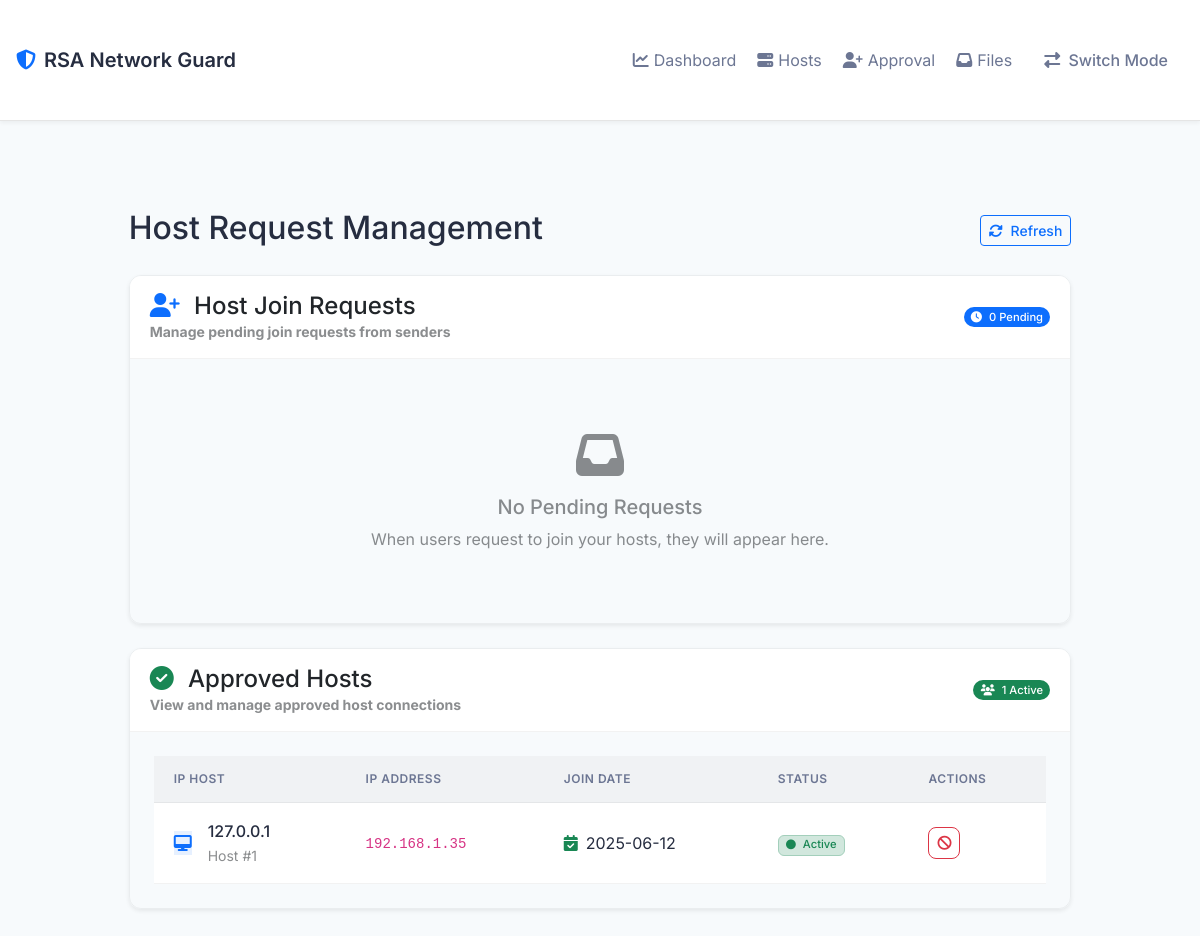
Page /receiver_host/approval on the earlier database version.
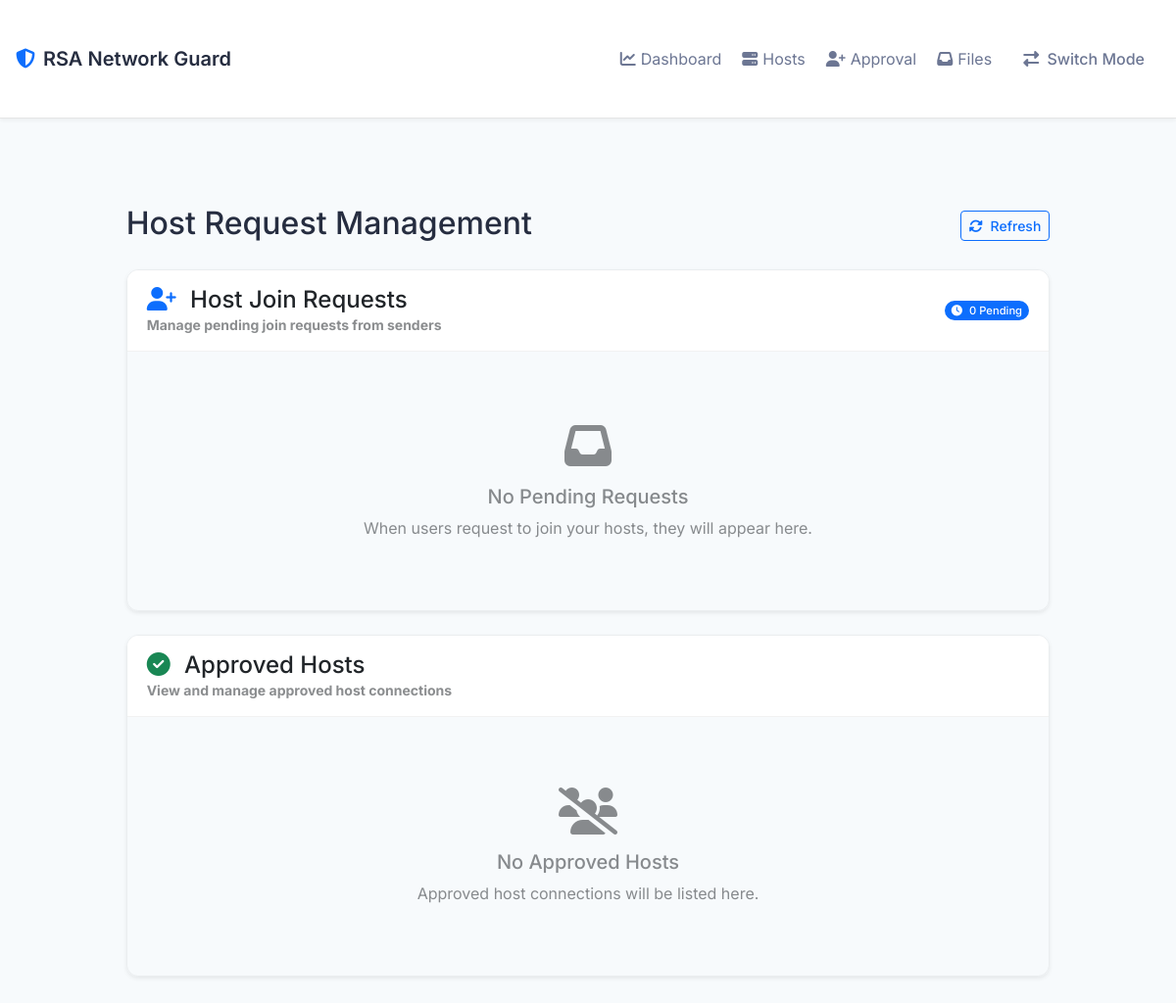
Same page on the later database version.
### models.py (models this page shows)
class HostJoinRequest(db.Model):
    id = db.Column(db.Integer, primary_key=True)
    host_id = db.Column(db.Integer, db.ForeignKey('host.id'), nullable=False)
    host_name = db.Column(db.String(100), nullable=False)
    sender_ip = db.Column(db.String(45), nullable=False)
    host_owner_ip = db.Column(db.String(45), nullable=False)
    message = db.Column(db.String(255))
    response_message = db.Column(db.String(255))
    status = db.Column(db.String(20), default='pending')
    created_at = db.Column(db.DateTime, nullable=False, default=datetime.utcnow)
    approved_at = db.Column(db.DateTime)
    rejected_at = db.Column(db.DateTime)
    revoked_at = db.Column(db.DateTime)
    host = db.relationship('Host', backref=db.backref('join_requests', lazy=True))

### routes.py (the view)
@app.route('/receiver_host/approval')
def receiver_host_approval():
    client_ip = get_client_ip()
    pending_requests = HostJoinRequest.query.filter_by(
        host_owner_ip=client_ip,
        status='pending'
    ).order_by(HostJoinRequest.created_at.desc()).all()
    approved_hosts = HostJoinRequest.query.filter_by(
        host_owner_ip=client_ip,
        status='approved'
    ).order_by(HostJoinRequest.approved_at.desc()).all()
    now = datetime.now()
    return render_template('host_approval.html',
                         pending_requests=pending_requests,
                         approved_hosts=approved_hosts,
                         now=now)

### routes.py (called while the page is built)
def get_client_ip():
    ip = None
    if request.headers.get('X-Forwarded-For'):
        ip = request.headers.get('X-Forwarded-For').split(',')[0].strip()
    elif request.headers.get('X-Real-IP'):
        ip = request.headers.get('X-Real-IP')
    else:
        ip = request.remote_addr
    try:
        return ipaddress.ip_address(ip).exploded
    except ValueError:
        return None

### templates/host_approval.html (shortened to what the changed rows need)
{% extends "base.html" %}
{% block content %}
<div class="container">
    <div class="row justify-content-center">
        <div class="col-lg-10">
            <div class="page-header mb-4">
                <div class="d-flex justify-content-between align-items-center">
                    <div>
                        <h2 class="mb-1">Host Request Management</h2>
                    </div>
                </div>
            </div>
            <div class="card shadow-sm">
                <div class="card-header bg-white py-3">
                    <div class="d-flex justify-content-between align-items-center">
                        <div>
                            <h4 class="mb-0">
                            </h4>
                            <p class="text-muted mb-0 small">View and manage approved host connections</p>
                        </div>
                        {% if approved_hosts %}
                        <span class="badge bg-success rounded-pill">
                            <i class="fas fa-users me-1"></i>
                            {{ approved_hosts|length }} Active
                        </span>
                        {% endif %}
                    </div>
                </div>
                <div class="card-body pending-requests">
                    {% if approved_hosts %}
                    <div class="table-responsive">
                        <table class="table table-hover align-middle">
                            <thead class="table-light">
                                <tr>
                                    <th>IP Host</th>
                                    <th>IP Address</th>
                                    <th>Join Date</th>
                                    <th>Status</th>
                                    <th>Actions</th>
                                </tr>
                            </thead>
                            <tbody>
                                {% for host in approved_hosts %}
                                <tr>
                                    <td>
                                        <div class="d-flex align-items-center">
                                            <div class="me-3">
                                                <div class="avatar-circle bg-primary bg-opacity-10 text-primary">
                                                    <i class="fas fa-desktop"></i>
                                                </div>
                                            </div>
                                            <div>
                                                <div class="fw-medium">{{ host.host_owner_ip }}</div>
                                                <small class="text-muted">Host #{{ host.id }}</small>
                                            </div>
                                        </div>
                                    </td>
                                    <td><code>{{ host.sender_ip }}</code></td>
                                    <td>
                                        <div class="d-flex align-items-center">
                                            <i class="fas fa-calendar-check me-2 text-success"></i>
                                            {{ host.approved_at.strftime('%Y-%m-%d') }}
                                        </div>
                                    </td>
                                    <td>
                                        <span class="badge bg-success-subtle text-success border border-success-subtle">
                                            <i class="fas fa-circle me-1 small"></i>
                                            Active
                                        </span>
                                    </td>
                                    <td>
                                        <form action="{{ url_for('revoke_host_access', host_id=host.id) }}" method="POST" class="d-inline">
                                            <button type="submit" class="btn btn-outline-danger btn-sm"
                                                    onclick="return confirm('Are you sure you want to revoke access for this host?')">
                                                <i class="fas fa-ban"></i>
                                            </button>
                                        </form>
                                    </td>
                                </tr>
                                {% endfor %}
                            </tbody>
                        </table>
                    </div>
                    {% else %}
                    <div class="text-center py-5">
                        <div class="mb-3">
                            <i class="fas fa-users-slash fa-3x text-muted"></i>
                        </div>
                        <h5 class="text-muted">No Approved Hosts</h5>
                        <p class="text-muted mb-0">Approved host connections will be listed here.</p>
                    </div>
                    {% endif %}
                </div>
            </div>
        </div>
    </div>
</div>
{% endblock %}

Differences in the rows shown:
no longer on this page (row edited): HostJoinRequest: host_owner_ip "127.0.0.1", id "1", sender_ip "192.168.1.35", approved_at "2025-06-12"
Other differences:
{{ approved_hosts|length }}: "1" → (not shown)
text no longer shown: "Active IP HOST IP ADDRESS JOIN DATE STATUS ACTIONS"
text now shown: "No Approved Hosts Approved host connections will be listed here."
